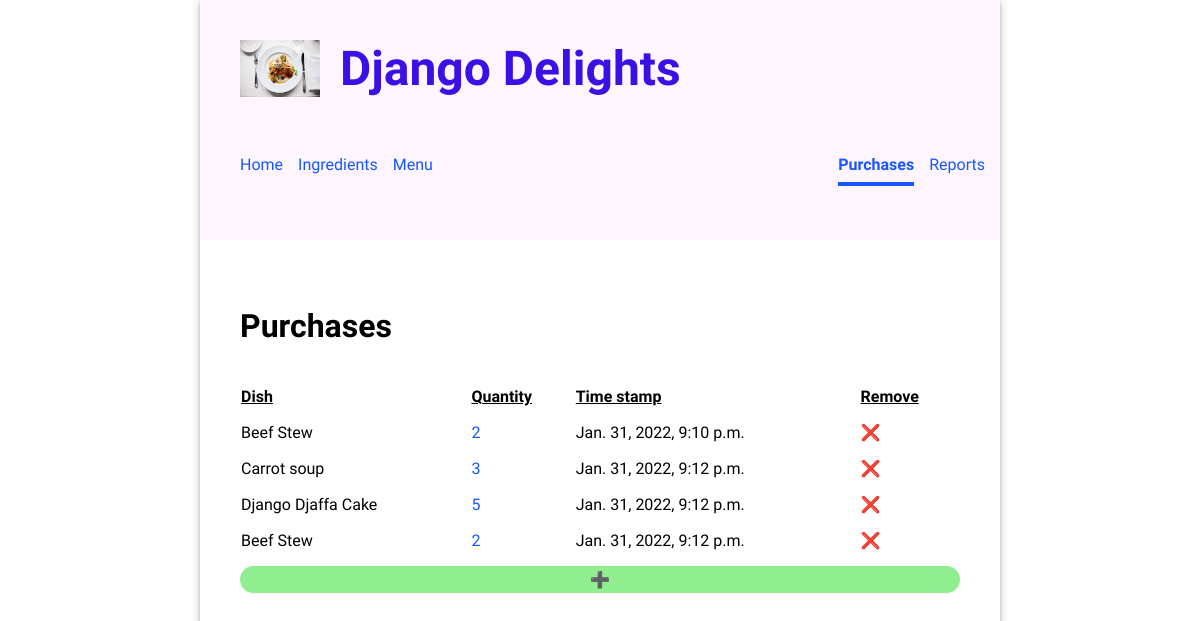
Page /purchases/ on the committed database.
### inventory/models.py (models this page shows, shortened)
class Purchase(models.Model):
    class Meta:
        ordering = ['timestamp']
    menu_item = models.ForeignKey(MenuItem, on_delete=models.CASCADE)
    timestamp = models.DateTimeField(unique=False, default=timezone.now)
    quantity = models.IntegerField(unique=False, blank=True)

class MenuItem(models.Model):
    class Meta:
        ordering = ['title']
    title = models.CharField(unique=True, max_length=200)
    price = models.DecimalField(unique=False, blank=True, max_digits=6, decimal_places=2)
    made_stock = models.IntegerField(unique=False, blank=True, null=True)

### inventory/views.py (the view)
# urls.py: path('purchases/', views.PurchaseView.as_view(), name='purchases'),
class PurchaseView(ListView):
  model = Purchase
  template_name = 'inventory/purchase.html'

### inventory/templates/inventory/purchase.html (shortened to what this page needs)
{% extends 'base.html' %}
{% load static %}
{% block content %}
<div>
  <h2>Purchases</h2>
  <table>
    <thead>
      <tr>
        <th>Dish</th>
        <th>Quantity</th>
        <th>Time stamp</th>
        <th>Remove</th>
      </tr>
    </thead>
    <tbody>
      {% for item in object_list %}
          <tr>
            <td>
              {{ item.menu_item.title }}
            </td>
            <td>
              <a href="{% url 'update_purchases' item.id %}">{{ item.quantity }}</a>
            </td>
            <td>
              {{ item.timestamp }}
            </td>
            <td>
              <a class="delete-button" href="{% url 'delete_purchases' item.id %}">❌</a>
            </td>
          </tr>
      {% endfor %}
    </tbody>
  </table>
  <a class="add-button" href="{% url 'create_purchases' %}">➕</a>
</div>
{% endblock %}

### inventory/static/inventory/style.css (style rules this page uses)
body { font-family: "Oxygen", sans-serif; margin: 0; min-width: 800px; max-width: 60%; margin: 0 auto; box-shadow: 0 2px 4px 0 rgba(0, 0, 0, 0.2), 0 3px 10px 0 rgba(0, 0, 0, 0.19); }
main h2 { font-size: 2em; }
main table { text-align: left; border-collapse: separate; border-spacing: 0 15px; width: 100%; }
main table th { text-align: left; border-collapse: separate; border-spacing: 0 15px; text-decoration: underline; }
a { text-decoration: none; color: #1557ff; }
.add-button { display: inherit; text-align: center; border-radius: 15px; text-decoration: none; color: inherit; padding: 4px; background-color: lightgreen; }
.delete-button { text-decoration: none; color: inherit; }

### rows in the picture
Purchase: menu_item "Beef Stew", quantity "2", timestamp "Jan. 31, 2022, 9:10 p.m."
Purchase: menu_item "Carrot soup", quantity "3", timestamp "Jan. 31, 2022, 9:12 p.m."
Purchase: menu_item "Django Djaffa Cake", quantity "5", timestamp "Jan. 31, 2022, 9:12 p.m."
Purchase: menu_item "Beef Stew", quantity "2", timestamp "Jan. 31, 2022, 9:12 p.m."
